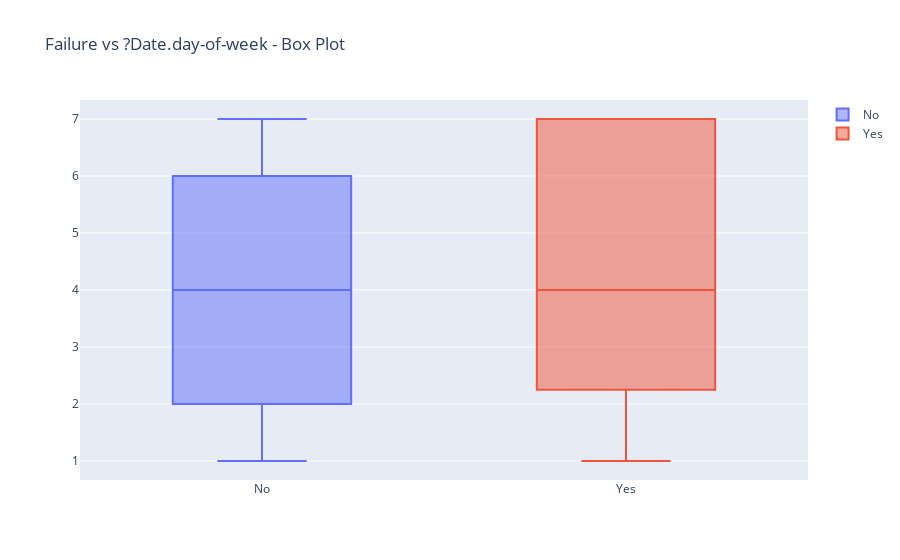
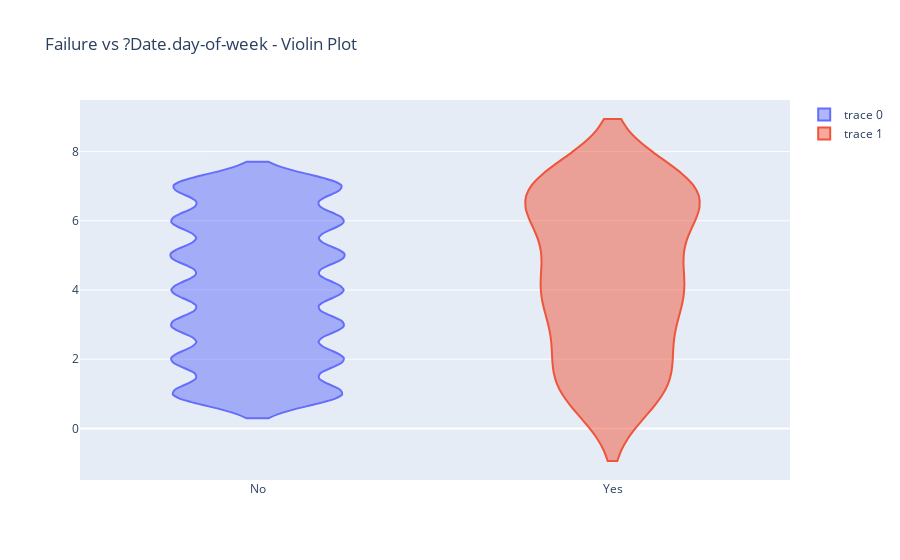
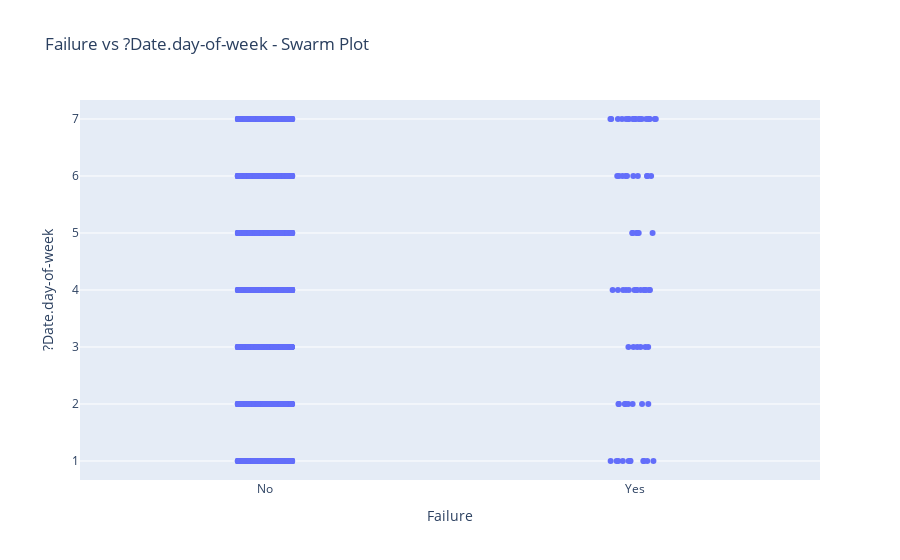

Notebook code cell kept with these figures, in order:
### Code cell
maxslice1, minslice1 = display_visuals(
                df_raw, df_trn, feats6, imp6, attr6, target_variable, tmean= df_raw[target_variable].count(), cls=True)

### Figure 1 — Plotly figure (JSON) as saved in the notebook; plotly's stock layout.template omitted (floating-point values rounded to 4 significant figures; data arrays with more than 128 entries replaced by an {"elided": "..."} marker saying what was removed)
{"data": [{"name": "No", "type": "box", "y": {"elided": "7830 int values"}}, {"name": "Yes", "type": "box", "y": [4, 5, 5, 5, 4, 6, 1, 1, 2, 2, 2, 3, 4, 4, 4, 4, 4, 4, 1, 1, 1, 1, 3, 4, 4, 4, 4, 4, 4, 1, 1, 1, 6, 7, 7, 7, 7, 7, 7, 7, 1, 1, 7, 7, 7, 7, 2, 3, 7, 7, 7, 7, 7, 7, 7, 7, 7, 6, 6, 6, 6, 6, 5, 5, 5, 6, 6, 6, 2, 2, 2, 2, 3, 3, 3]}], "layout": {"title": {"text": "Failure vs ?Date.day-of-week - Box Plot"}}}

### Figure 2 — Plotly figure (JSON) as saved in the notebook; plotly's stock layout.template omitted (floating-point values rounded to 4 significant figures; data arrays with more than 128 entries replaced by an {"elided": "..."} marker saying what was removed)
{"data": [{"type": "violin", "x0": "No", "y": {"elided": "7830 int values"}}, {"type": "violin", "x0": "Yes", "y": [4, 5, 5, 5, 4, 6, 1, 1, 2, 2, 2, 3, 4, 4, 4, 4, 4, 4, 1, 1, 1, 1, 3, 4, 4, 4, 4, 4, 4, 1, 1, 1, 6, 7, 7, 7, 7, 7, 7, 7, 1, 1, 7, 7, 7, 7, 2, 3, 7, 7, 7, 7, 7, 7, 7, 7, 7, 6, 6, 6, 6, 6, 5, 5, 5, 6, 6, 6, 2, 2, 2, 2, 3, 3, 3]}], "layout": {"title": {"text": "Failure vs ?Date.day-of-week - Violin Plot"}}}

### Figure 3 — Plotly figure (JSON) as saved in the notebook; plotly's stock layout.template omitted (floating-point values rounded to 4 significant figures; data arrays with more than 128 entries replaced by an {"elided": "..."} marker saying what was removed)
{"data": [{"alignmentgroup": "True", "boxpoints": "all", "fillcolor": "rgba(255,255,255,0)", "hoveron": "points", "hovertemplate": "Failure=%{x}<br>?Date.day-of-week=%{y}<extra></extra>", "legendgroup": "", "line": {"color": "rgba(255,255,255,0)"}, "marker": {"color": "#636efa"}, "name": "", "offsetgroup": "", "orientation": "v", "pointpos": 0, "showlegend": false, "type": "box", "x": {"elided": "7905 str values"}, "x0": " ", "xaxis": "x", "y": {"elided": "7905 int values"}, "y0": " ", "yaxis": "y"}], "layout": {"boxmode": "group", "legend": {"tracegroupgap": 0}, "title": {"text": "Failure vs ?Date.day-of-week - Swarm Plot"}, "xaxis": {"anchor": "y", "domain": [0, 1], "title": {"text": "Failure"}}, "yaxis": {"anchor": "x", "domain": [0, 1], "title": {"text": "?Date.day-of-week"}}}}
